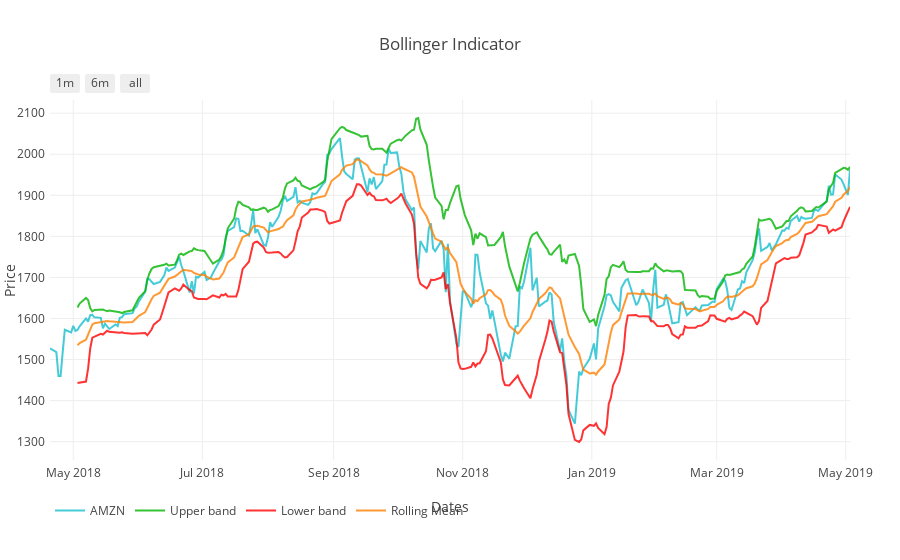

Here is the notebook cell this chart was saved with:
### Markdown cell above
## Bollinger Bands

### Code cell
# Compute rolling mean
rm = get_rolling_mean(portf_value['Adj Close'], window=10)

# Compute rolling standard deviation
rstd = get_rolling_std(portf_value['Adj Close'], window=10)

# Compute upper and lower bands
upper_band, lower_band = get_bollinger_bands(rm, rstd)

# Create Dataframe for plotting
bollinger_df = portf_value.copy()
bollinger_df['upper_band'] = upper_band
bollinger_df['lower_band'] = lower_band
bollinger_df['middle_band'] = rm

plot_boll = plot_bollinger(bollinger_df, symbol, output_type='nb')
iplot(plot_boll)

### Figure 1 — Plotly figure (JSON) as saved in the notebook; plotly's stock layout.template omitted (floating-point values rounded to 4 significant figures; data arrays with more than 128 entries replaced by an {"elided": "..."} marker saying what was removed)
{"data": [{"line": {"color": "#17BECF"}, "name": "AMZN", "opacity": 0.8, "type": "scatter", "uid": "5c0871aa-ee27-424c-814c-f8efabd48ed4", "x": {"elided": "261 str values"}, "y": {"elided": "261 float values"}}, {"line": {"color": "#04B404"}, "name": "Upper band", "opacity": 0.8, "type": "scatter", "uid": "0b8adac4-68ed-4bf5-91d7-22c98e81f52c", "x": {"elided": "261 str values"}, "y": {"elided": "261 float values"}}, {"line": {"color": "#FF0000"}, "name": "Lower band", "opacity": 0.8, "type": "scatter", "uid": "f29b2f7a-9801-4845-ab1f-71b4ad3a1cca", "x": {"elided": "261 str values"}, "y": {"elided": "261 float values"}}, {"line": {"color": "#FF8000"}, "name": "Rolling Mean", "opacity": 0.8, "type": "scatter", "uid": "26db7a68-f5cb-4f8c-abef-f647ced3b392", "x": {"elided": "261 str values"}, "y": {"elided": "261 float values"}}], "layout": {"autosize": true, "legend": {"orientation": "h"}, "margin": {"b": 100, "l": 50, "pad": 4, "r": 50, "t": 100}, "showlegend": true, "title": {"text": "Bollinger Indicator"}, "xaxis": {"range": ["2018-04-20", "2019-05-03"], "rangeselector": {"buttons": [{"count": 1, "label": "1m", "step": "month", "stepmode": "backward"}, {"count": 6, "label": "6m", "step": "month", "stepmode": "backward"}, {"step": "all"}]}, "title": {"text": "Dates"}, "type": "date"}, "yaxis": {"autorange": true, "range": [1255.0, 2132.0], "title": {"text": "Price"}, "type": "linear"}}}
